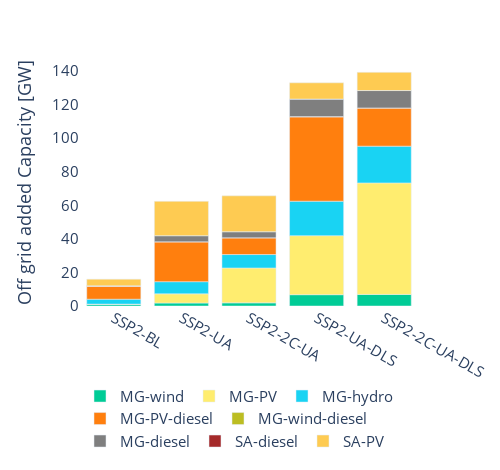

The code cell stored with this chart in its notebook:
### Code cell
df2 = pd.read_csv('..\\output\\analysis\\capacity_pertech_scenario_world.csv')  #concatanated in excel the dls and non dls scenarios
#df2 = df2[df2["region"].isin([4,6, 8.0, 9.0,10,21,22,24,25,26, 18, 3])]
#df2 = df2.replace({'region':  {4: 'Rest Central America', 6:'Rest South America', 8:'Western Africa', 9: 'Eastern Africa', 10: 'South Africa', 21: 'Southeastern Asia', 22: 'Indonesia +', 24:'Oceania' , 25:'Rest South Asia', 26:'Rest South Africa', 18: 'India', 3: 'Mexico'}})  #{ 8:'Western Africa', 9: 'Eastern Africa', 10: 'South Africa', 26:'Rest SSA'}}) #{6:'Rest South America', 8:'Western Africa', 9: 'Eastern Africa', 10: 'South Africa', 21: 'Southeastern Asia', 22: 'Indonesia +', 24:'Oceania' , 25:'Rest S.Asia', 26:'Rest S.Africa'}})
df2 = df2.groupby(['scenario', 'techid']).sum().reset_index()
#df2['capacity_GW'] = df2['capacity_MW']/1000

fig = px.bar(df2,x='scenario', y='capacity_GW',  color="techid",  category_orders={"scenario" : [ 'SSP2-BL', 'SSP2-UA', 'SSP2-2C-UA', 'SSP2-UA-DLS' , 'SSP2-2C-UA-DLS'] ,
                              "techid" : [   'MG-wind', 'MG-PV','MG-hydro' ,   'MG-PV-diesel', 'MG-wind-diesel','MG-diesel', "SA-diesel", 'SA-PV']},
                              color_discrete_sequence=['#00CC96',  'rgb(255,237,111)','#19D3F3',    '#FF7F0E',  '#BCBD22', '#7F7F7F', "brown",'#FECB52'],
             labels = {"techid" : "" , 'capacity_GW': 'Off grid added Capacity [GW]',  'scenario' : ''},
             facet_row_spacing=0.1, facet_col_spacing=0.06) #'already access',#category_orders={"region": [ 8.0, 9.0,10,26]} )

fig.for_each_annotation(lambda a: a.update(text=a.text.split("=")[-1]))
#fig.for_each_yaxis(lambda yaxis: yaxis.update(showticklabels=True)) 
fig.update_layout(font = dict(size = 15), height = 470, width = 500,  paper_bgcolor = "white", plot_bgcolor = "rgba(0,0,0,0)", legend=dict(orientation="h", yanchor="top", xanchor="left", y = -0.3 )) #, legend=dict(orientation="h", yanchor="bottom", xanchor="left", ))1
fig.update_xaxes( showticklabels=True, tickfont =dict(size = 15))
fig.update_yaxes( matches=None, showticklabels=True, tickfont =dict(size = 15), dtick = 20)

### Figure 1 — Plotly figure (JSON) as saved in the notebook; plotly's stock layout.template omitted (floating-point values rounded to 4 significant figures)
{"data": [{"alignmentgroup": "True", "hovertemplate": "=%{x}<br>Off grid added Capacity [GW]=%{y}<extra></extra>", "legendgroup": "MG-wind", "marker": {"color": "#00CC96", "pattern": {"shape": ""}}, "name": "MG-wind", "offsetgroup": "MG-wind", "orientation": "v", "showlegend": true, "textposition": "auto", "type": "bar", "x": ["SSP2-2C-UA", "SSP2-2C-UA-DLS", "SSP2-BL", "SSP2-UA", "SSP2-UA-DLS"], "xaxis": "x", "y": [1.866, 6.899, 1.033, 1.777, 6.731], "yaxis": "y"}, {"alignmentgroup": "True", "hovertemplate": "=%{x}<br>Off grid added Capacity [GW]=%{y}<extra></extra>", "legendgroup": "MG-PV", "marker": {"color": "rgb(255,237,111)", "pattern": {"shape": ""}}, "name": "MG-PV", "offsetgroup": "MG-PV", "orientation": "v", "showlegend": true, "textposition": "auto", "type": "bar", "x": ["SSP2-2C-UA", "SSP2-2C-UA-DLS", "SSP2-BL", "SSP2-UA", "SSP2-UA-DLS"], "xaxis": "x", "y": [20.8, 66.44, 0.09087, 5.467, 35.19], "yaxis": "y"}, {"alignmentgroup": "True", "hovertemplate": "=%{x}<br>Off grid added Capacity [GW]=%{y}<extra></extra>", "legendgroup": "MG-hydro", "marker": {"color": "#19D3F3", "pattern": {"shape": ""}}, "name": "MG-hydro", "offsetgroup": "MG-hydro", "orientation": "v", "showlegend": true, "textposition": "auto", "type": "bar", "x": ["SSP2-2C-UA", "SSP2-2C-UA-DLS", "SSP2-BL", "SSP2-UA", "SSP2-UA-DLS"], "xaxis": "x", "y": [7.989, 21.9, 2.93, 7.244, 20.54], "yaxis": "y"}, {"alignmentgroup": "True", "hovertemplate": "=%{x}<br>Off grid added Capacity [GW]=%{y}<extra></extra>", "legendgroup": "MG-PV-diesel", "marker": {"color": "#FF7F0E", "pattern": {"shape": ""}}, "name": "MG-PV-diesel", "offsetgroup": "MG-PV-diesel", "orientation": "v", "showlegend": true, "textposition": "auto", "type": "bar", "x": ["SSP2-2C-UA", "SSP2-2C-UA-DLS", "SSP2-BL", "SSP2-UA", "SSP2-UA-DLS"], "xaxis": "x", "y": [10.0, 22.71, 7.879, 23.77, 50.24], "yaxis": "y"}, {"alignmentgroup": "True", "hovertemplate": "=%{x}<br>Off grid added Capacity [GW]=%{y}<extra></extra>", "legendgroup": "MG-wind-diesel", "marker": {"color": "#BCBD22", "pattern": {"shape": ""}}, "name": "MG-wind-diesel", "offsetgroup": "MG-wind-diesel", "orientation": "v", "showlegend": true, "textposition": "auto", "type": "bar", "x": ["SSP2-2C-UA", "SSP2-2C-UA-DLS", "SSP2-BL", "SSP2-UA", "SSP2-UA-DLS"], "xaxis": "x", "y": [0.004389, 0.09018, 0.001053, 0.004389, 0.1621], "yaxis": "y"}, {"alignmentgroup": "True", "hovertemplate": "=%{x}<br>Off grid added Capacity [GW]=%{y}<extra></extra>", "legendgroup": "MG-diesel", "marker": {"color": "#7F7F7F", "pattern": {"shape": ""}}, "name": "MG-diesel", "offsetgroup": "MG-diesel", "orientation": "v", "showlegend": true, "textposition": "auto", "type": "bar", "x": ["SSP2-2C-UA", "SSP2-2C-UA-DLS", "SSP2-BL", "SSP2-UA", "SSP2-UA-DLS"], "xaxis": "x", "y": [3.648, 10.35, 0.07887, 3.674, 10.47], "yaxis": "y"}, {"alignmentgroup": "True", "hovertemplate": "=%{x}<br>Off grid added Capacity [GW]=%{y}<extra></extra>", "legendgroup": "SA-diesel", "marker": {"color": "brown", "pattern": {"shape": ""}}, "name": "SA-diesel", "offsetgroup": "SA-diesel", "orientation": "v", "showlegend": true, "textposition": "auto", "type": "bar", "x": ["SSP2-2C-UA", "SSP2-2C-UA-DLS", "SSP2-BL", "SSP2-UA", "SSP2-UA-DLS"], "xaxis": "x", "y": [2.373e-05, 1.856e-06, 4.69e-06, 0.0003509, 8.268e-05], "yaxis": "y"}, {"alignmentgroup": "True", "hovertemplate": "=%{x}<br>Off grid added Capacity [GW]=%{y}<extra></extra>", "legendgroup": "SA-PV", "marker": {"color": "#FECB52", "pattern": {"shape": ""}}, "name": "SA-PV", "offsetgroup": "SA-PV", "orientation": "v", "showlegend": true, "textposition": "auto", "type": "bar", "x": ["SSP2-2C-UA", "SSP2-2C-UA-DLS", "SSP2-BL", "SSP2-UA", "SSP2-UA-DLS"], "xaxis": "x", "y": [21.34, 10.86, 3.997, 20.45, 9.658], "yaxis": "y"}], "layout": {"barmode": "relative", "font": {"size": 15}, "height": 470, "legend": {"orientation": "h", "title": {"text": ""}, "tracegroupgap": 0, "xanchor": "left", "y": -0.3, "yanchor": "top"}, "margin": {"t": 60}, "paper_bgcolor": "white", "plot_bgcolor": "rgba(0,0,0,0)", "width": 500, "xaxis": {"anchor": "y", "categoryarray": ["SSP2-BL", "SSP2-UA", "SSP2-2C-UA", "SSP2-UA-DLS", "SSP2-2C-UA-DLS"], "categoryorder": "array", "domain": [0, 1], "showticklabels": true, "tickfont": {"size": 15}, "title": {"text": ""}}, "yaxis": {"anchor": "x", "domain": [0, 1], "dtick": 20, "showticklabels": true, "tickfont": {"size": 15}, "title": {"text": "Off grid added Capacity [GW]"}}}}
